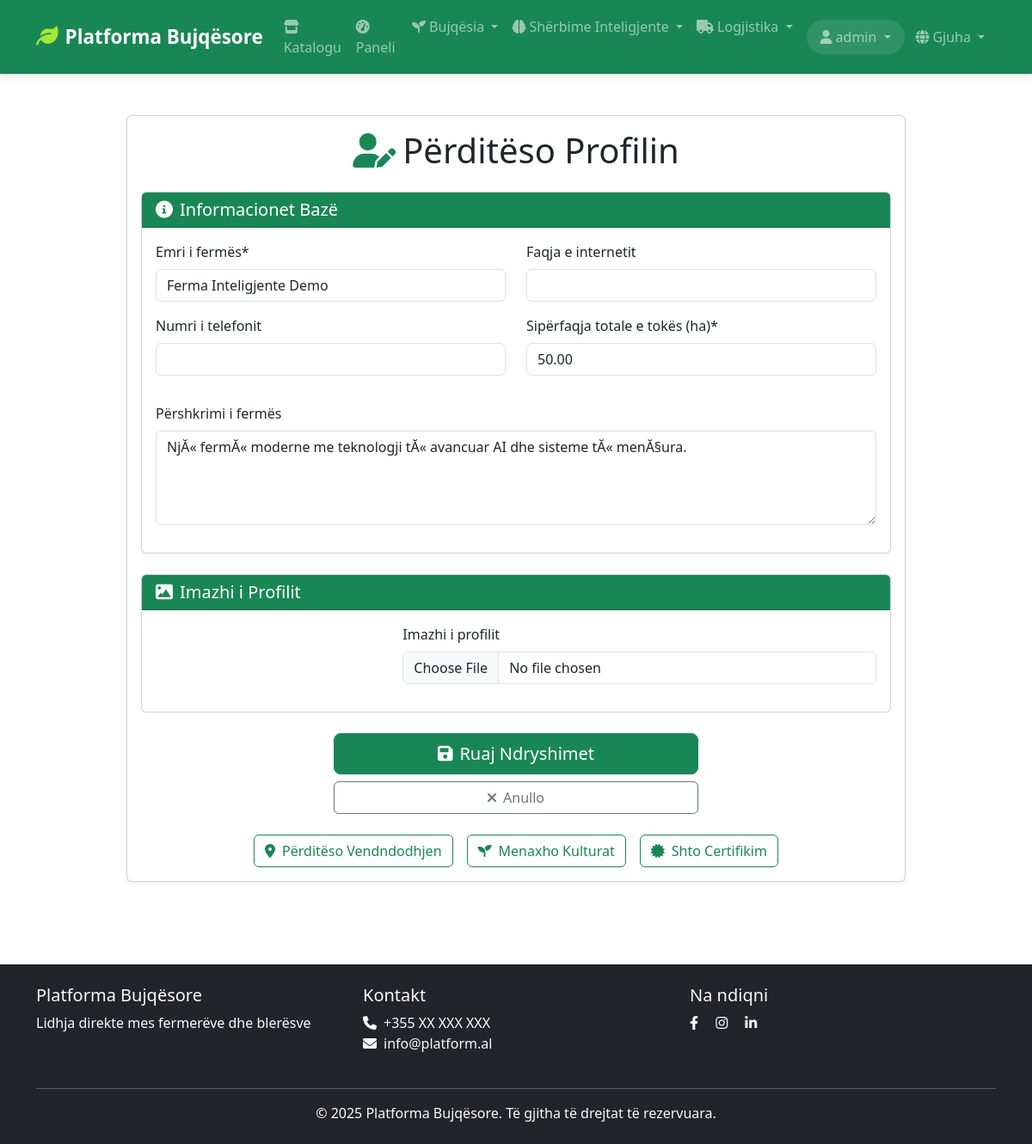
Screenshot of /sq/farmer/profile/2/update/ (signed in) with the database file from the repository.
### farmer/models.py (models this page shows, shortened)
class FarmerProfile(models.Model):
    user = models.OneToOneField(
        User,
        on_delete=models.CASCADE,
        related_name='farmer_profile'
    )
    farm_name = models.CharField(_('Emri i fermës'), max_length=200)
    farm_name_en = models.CharField(_('Farm Name'), max_length=200, null=True, blank=True)
    farm_name_sq = models.CharField(_('Emri i fermës'), max_length=200, null=True, blank=True)
    farm_description = models.TextField(_('Përshkrimi i fermës'), blank=True)
    farm_description_en = models.TextField(_('Farm Description'), blank=True, null=True)
    farm_description_sq = models.TextField(_('Përshkrimi i fermës'), blank=True, null=True)
    profile_image = models.ImageField(
        _('Imazhi i profilit'),
        upload_to='farmer_profiles/',
        blank=True,
        null=True
    )
    phone_number = models.CharField(_('Numri i telefonit'), max_length=20, blank=True)
    website = models.URLField(_('Faqja e internetit'), blank=True)
    year_established = models.PositiveIntegerField(
        _('Viti i themelimit'),
        validators=[
            MinValueValidator(1900),
            MaxValueValidator(2100)
        ],
        blank=True,
        null=True
    )
    location = models.ForeignKey(
        FarmLocation,
        on_delete=models.SET_NULL,
        null=True,
        related_name='farmers'
    )
    cultivation_methods = models.ManyToManyField(
        CultivationMethod,
        related_name='farmers'
    )
    certifications = models.ManyToManyField(
        Certification,
        related_name='farmers',
        blank=True
    )
    total_land_area = models.DecimalField(
        _('Sipërfaqja totale e tokës (ha)'),
        max_digits=10,
        decimal_places=2,
        default=0
    )
    is_verified = models.BooleanField(_('I verifikuar'), default=False)
    is_active = models.BooleanField(_('Aktiv'), default=True)
    registration_date = models.DateTimeField(_('Data e regjistrimit'), auto_now_add=True)
    last_modified = models.DateTimeField(_('Përditësuar më'), auto_now=True)
    class Meta:
        verbose_name = _('Profili i Fermerit')
        verbose_name_plural = _('Profilet e Fermerëve')

### farmer/views.py (the view, shortened to what this page needs)
# urls.py: path('profile/<int:pk>/update/', views.FarmerProfileUpdateView.as_view(), name='profile_update'),
class FarmerProfileUpdateView(LoginRequiredMixin, UserPassesTestMixin, UpdateView):
    model = FarmerProfile
    form_class = FarmerProfileUpdateForm
    template_name = 'farmer/profile_update.html'
    context_object_name = 'farmer'
    success_url = reverse_lazy('farmer:dashboard')
    def test_func(self):
        profile = self.get_object()
        return self.request.user == profile.user

### farmer/forms.py
class FarmerProfileUpdateForm(forms.ModelForm):
    class Meta:
        model = FarmerProfile
        fields = [
            'farm_name', 'farm_description', 'profile_image',
            'phone_number', 'website', 'total_land_area'
        ]
        widgets = {
            'farm_description': forms.Textarea(attrs={'rows': 4}),
            'total_land_area': forms.NumberInput(attrs={'step': '0.01', 'min': '0'})
        }
    def __init__(self, *args, **kwargs):
        super().__init__(*args, **kwargs)
        for field in self.fields:
            self.fields[field].widget.attrs.update({'class': 'form-control'})

### core/context_processors.py (called while the page is built)
def site_context(request):
    context = {
        'site_name': 'Platforma Bujqësore',
        'site_description': 'Platforma moderne për fermerët dhe blerësit',
        'current_site': Site.objects.get_current() if hasattr(Site, 'objects') else None,
    }
    if hasattr(request, 'user') and request.user.is_authenticated:
        try:
            from marketplace.models import Cart
            cart = Cart.objects.filter(user=request.user).first()
            context['cart_item_count'] = cart.item_count if cart else 0
        except:
            context['cart_item_count'] = 0
    else:
        context['cart_item_count'] = 0
    return context

### marketplace/models.py (called while the page is built)
    @property
    def item_count(self):
        return self.items.count()

### templates/farmer/profile_update.html (shortened to what this page needs)
{% extends 'base.html' %}
{% load static %}
{% load crispy_forms_tags %}
{% block content %}
<div class="container py-4">
    <div class="row justify-content-center">
        <div class="col-lg-10">
            <div class="card shadow-sm">
                <div class="card-body">
                    <h1 class="card-title text-center mb-4">
                        <i class="fas fa-user-edit text-success me-2"></i>Përditëso Profilin
                    </h1>
                    <form method="post" enctype="multipart/form-data" class="profile-update-form">
                        <div class="card mb-4">
                            <div class="card-header bg-success text-white">
                                <h5 class="mb-0">
                                    <i class="fas fa-info-circle me-2"></i>Informacionet Bazë
                                </h5>
                            </div>
                            <div class="card-body">
                                <div class="row">
                                    <div class="col-md-6">
                                        {{ form.farm_name|as_crispy_field }}
                                        {{ form.phone_number|as_crispy_field }}
                                    </div>
                                    <div class="col-md-6">
                                        {{ form.website|as_crispy_field }}
                                        {{ form.total_land_area|as_crispy_field }}
                                    </div>
                                </div>
                                <div class="row mt-3">
                                    <div class="col-12">
                                        {{ form.farm_description|as_crispy_field }}
                                    </div>
                                </div>
                            </div>
                        </div>
                        <div class="card mb-4">
                            <div class="card-header bg-success text-white">
                                <h5 class="mb-0">
                                    <i class="fas fa-image me-2"></i>Imazhi i Profilit
                                </h5>
                            </div>
                            <div class="card-body">
                                <div class="row align-items-center">
                                    <div class="col-md-8">
                                        {{ form.profile_image|as_crispy_field }}
                                    </div>
                                </div>
                            </div>
                        </div>
                        <div class="row">
                            <div class="col-md-6 offset-md-3">
                                <div class="d-grid gap-2">
                                    <button type="submit" class="btn btn-success btn-lg">
                                        <i class="fas fa-save me-2"></i>Ruaj Ndryshimet
                                    </button>
                                    <a href="{% url 'farmer:profile_detail' farmer.pk %}"
                                       class="btn btn-outline-secondary">
                                        <i class="fas fa-times me-2"></i>Anullo
                                    </a>
                                </div>
                            </div>
                        </div>
                    </form>
                    <div class="row mt-4">
                        <div class="col-12">
                            <div class="d-flex justify-content-center gap-3">
                                <a href="{% url 'farmer:update_location' %}" class="btn btn-outline-success">
                                    <i class="fas fa-map-marker-alt me-2"></i>Përditëso Vendndodhjen
                                </a>
                                <a href="{% url 'farmer:manage_crops' %}" class="btn btn-outline-success">
                                    <i class="fas fa-seedling me-2"></i>Menaxho Kulturat
                                </a>
                                <a href="{% url 'farmer:add_certification' %}" class="btn btn-outline-success">
                                    <i class="fas fa-certificate me-2"></i>Shto Certifikim
                                </a>
                            </div>
                        </div>
                    </div>
                </div>
            </div>
        </div>
    </div>
</div>
{% endblock %}

### templates/base.html (shortened to what this page needs)
<!DOCTYPE html>
<html lang="sq">
<head>
    {% load i18n %}
    <link href="https://cdn.jsdelivr.net/npm/bootstrap@5.3.0/dist/css/bootstrap.min.css" rel="stylesheet">
    <link href="https://cdnjs.cloudflare.com/ajax/libs/font-awesome/6.0.0/css/all.min.css" rel="stylesheet">
    {% load static %}
    <link href="{% static 'css/style.css' %}" rel="stylesheet">
</head>
<body>
    <nav class="navbar navbar-expand-lg navbar-dark bg-success">
        <div class="container">
            <a class="navbar-brand" href="{% url 'home' %}">
                <i class="fas fa-leaf me-2"></i>{% trans "Platforma Bujqësore" %}
            </a>
            <div class="collapse navbar-collapse" id="navbarNav">
                <ul class="navbar-nav me-auto">
                    <li class="nav-item">
                        <a class="nav-link" href="{% url 'product:list' %}">
                            <i class="fas fa-store me-1"></i>{% trans "Katalogu" %}
                        </a>
                    </li>
                    {% if user.is_authenticated %}
                        {% if user.farmer_profile %}
                            <li class="nav-item">
                                <a class="nav-link" href="{% url 'farmer:dashboard' %}">
                                    <i class="fas fa-tachometer-alt me-1"></i>{% trans "Paneli" %}
                                </a>
                            </li>
                            <li class="nav-item dropdown">
                                <a class="nav-link dropdown-toggle" href="#" id="farmerDropdown" role="button" data-bs-toggle="dropdown">
                                    <i class="fas fa-seedling me-1"></i>{% trans "Bujqësia" %}
                                </a>
                            </li>
                            <li class="nav-item dropdown">
                                <a class="nav-link dropdown-toggle" href="#" id="smartServicesDropdown" role="button" data-bs-toggle="dropdown">
                                    <i class="fas fa-brain me-1"></i>{% trans "Shërbime Inteligjente" %}
                                </a>
                            </li>
                        {% endif %}
                        <li class="nav-item dropdown">
                            <a class="nav-link dropdown-toggle" href="#" id="logisticsDropdown" role="button" data-bs-toggle="dropdown">
                                <i class="fas fa-truck me-1"></i>{% trans "Logjistika" %}
                            </a>
                        </li>
                    {% endif %}
                </ul>
                <ul class="navbar-nav">
                    {% if user.is_authenticated %}
                        <li class="nav-item dropdown">
                            <a class="nav-link dropdown-toggle" href="#" id="userDropdown" role="button" data-bs-toggle="dropdown">
                                <i class="fas fa-user me-1"></i>{{ user.get_full_name|default:user.username }}
                            </a>
                        </li>
                        <li class="nav-item dropdown">
                            <a class="nav-link dropdown-toggle" href="#" id="languageDropdown" role="button" data-bs-toggle="dropdown">
                                <i class="fas fa-globe me-1"></i>{% trans "Gjuha" %}
                            </a>
                        </li>
                    {% endif %}
                </ul>
            </div>
        </div>
    </nav>
    <main class="container py-4">
        {% block content %}
        {% endblock %}
    </main>
    <footer class="bg-dark text-light py-4 mt-5">
        <div class="container">
            <div class="row">
                <div class="col-md-4">
                    <h5>{% trans "Platforma Bujqësore" %}</h5>
                    <p>{% trans "Lidhja direkte mes fermerëve dhe blerësve" %}</p>
                </div>
                <div class="col-md-4">
                    <h5>{% trans "Kontakt" %}</h5>
                    <ul class="list-unstyled">
                        <li><i class="fas fa-phone me-2"></i>+355 XX XXX XXX</li>
                        <li><i class="fas fa-envelope me-2"></i>info@platform.al</li>
                    </ul>
                </div>
                <div class="col-md-4">
                    <h5>{% trans "Na ndiqni" %}</h5>
                    <div class="social-links">
                        <a href="#" class="text-light me-3"><i class="fab fa-facebook-f"></i></a>
                        <a href="#" class="text-light me-3"><i class="fab fa-instagram"></i></a>
                        <a href="#" class="text-light"><i class="fab fa-linkedin-in"></i></a>
                    </div>
                </div>
            </div>
            <hr class="mt-4">
            <div class="text-center">
                <p class="mb-0">&copy; {% now "Y" %} {% trans "Platforma Bujqësore" %}. {% trans "Të gjitha të drejtat të rezervuara." %}</p>
            </div>
        </div>
    </footer>
</body>
</html>

### static/css/style.css (style rules this page uses)
:root { --primary-color: #198754; --secondary-color: #6c757d; --light-bg: #f8f9fa; }
body { min-height: 100vh; display: flex; flex-direction: column; }
main { flex: 1; }
.navbar-brand i { color: #a3e635; }
footer { background-color: #343a40; }
.social-links a { transition: color 0.2s; }
.navbar { box-shadow: 0 2px 10px rgba(0,0,0,0.1); transition: all 0.3s ease; }
.navbar-brand { font-weight: 600; font-size: 1.4rem; }
.navbar-brand i { color: #a3e635; font-size: 1.6rem; }
.navbar-nav .nav-link { position: relative; transition: all 0.3s ease; font-weight: 500; padding: 0.7rem 1rem; }
.navbar-nav .nav-link i { transition: all 0.3s ease; }
#userDropdown { background: rgba(255,255,255,0.1); border-radius: 25px; padding: 0.5rem 1rem; margin-left: 0.5rem; }
#languageDropdown { border-radius: 20px; padding: 0.5rem 0.8rem; }
html { scroll-behavior: smooth; }

### rows the page displays
FarmerProfile: farm_name "Ferma Inteligjente Demo", total_land_area "50.00", farm_description "NjĂ« fermĂ« moderne me teknologji tĂ« avancuar AI dhe sisteme tĂ« menĂ§ura."

### other values shown
{{ user.get_full_name|default:user.username }} "admin"
